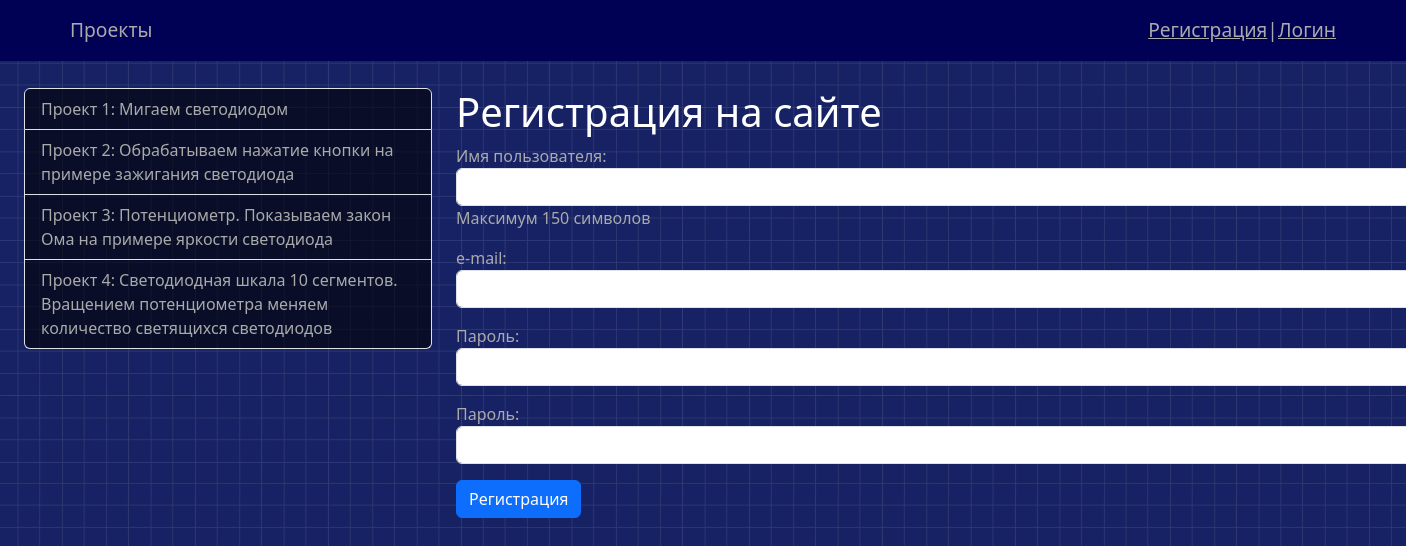
The app's page /pro/register with its own data.
### Projects/models.py (models this page shows)
class Projects(models.Model):
    title = models.CharField(max_length=150, verbose_name='Название')                      # название проекта
    content = models.TextField(blank=True, verbose_name='Текст')                            # содержание проекта
    created_at = models.DateTimeField(auto_now_add=True, verbose_name='Время создания')     # время создания проекта
    updated_at = models.DateTimeField(auto_now=True, verbose_name='Время изменения')        # время изменения проекта
    photo = models.ImageField(upload_to='media/%Y/%m/%d', verbose_name='Медиа')
    is_published = models.BooleanField(default=True, verbose_name='Публикация')
    def get_absolute_url(self):
        return reverse_lazy('View_Pro', kwargs={'pk': self.pk})
    class Meta:
        verbose_name = 'Проект'
        verbose_name_plural = 'Проекты'
        ordering = ['created_at']      # сортировка по времени создания created_at (-created_at - обратный порядок)

### Projects/views.py (the view)
# urls.py: path('pro/register',    register,           name='Register'),
def register(request):
    if request.method == 'POST':
        form = UserRegisterForm(request.POST)
        if form.is_valid():
            form.save()
            messages.success(request, 'Регистрация прошла успешно')
            user = form.save()
            login(request, user)
        else:
            messages.error(request, 'Ошибка регистрации')
    else:
        form = UserRegisterForm()
    return render(request, 'Projects/register.html', {'form': form})

### Projects/forms.py
class UserRegisterForm(UserCreationForm):
    username = forms.CharField(label='Имя пользователя', help_text='Максимум 150 символов',
                               widget=forms.TextInput(attrs={'class': 'form-control'}))
    password1 = forms.CharField(label='Пароль', widget=forms.PasswordInput(attrs={'class': 'form-control'}))
    password2 = forms.CharField(label='Пароль', widget=forms.PasswordInput(attrs={'class': 'form-control'}))
    email = forms.EmailField(label='e-mail', widget=forms.EmailInput(attrs={'class': 'form-control'}))
    class Meta:
        model = User
        fields = ('username', 'email', 'password1', 'password2')

### Projects/templatetags/human_tags.py (called while the page is built)
@register.simple_tag(name='get_list_pro')   # обращается файл templatetags/ink/_sidebar.html - боковой список -->
def get_projects():
    return Projects.objects.all()

### Projects/templates/Projects/register.html (shortened to what this page needs)
{% extends 'base.html' %}
{% block sidebar %}
{% include 'inc/_sidebar.html' %}
{% endblock %}
{% block content %}
    <h1>Регистрация на сайте</h1>
    <form method="post" style="width: 1000px">
        {{ form.as_p }}
        <button type="submit" class="btn btn-primary btn-block">Регистрация</button>
    </form>
{% endblock %}

### templates/inc/_sidebar.html (shortened to what this page needs)
{% load human_tags %}
{% get_list_pro as projects %}
<div class="list-group">
    {% for pro in projects %}
    <a href="{{ pro.get_absolute_url }}" class="list-group-item list-group-item-action">{{ pro.title }}
        </a>
    {% endfor %}
</div>

### ForumRadio/static/css/style.css (style rules this page uses)
.list-group-item-action, .card { --bs-bg-opacity: 0; background-color: #0009 !important; }
.navbar-brand, .nav-link, .navbar-text, a, .card-header, .madia-body { color: #aaa !important; }
p { color: #aaa !important; }
#body-pro { color: #fff; background-image: url(images/pro-fon.jpg); background-size: 100%; background-attachment: fixed; }

### records on screen
Projects: title "Проект 1: Мигаем светодиодом"
Projects: title "Проект 2: Обрабатываем нажатие кнопки на примере зажигания светодиода"
Projects: title "Проект 3: Потенциометр. Показываем закон Ома на примере яркости светодиода"
Projects: title "Проект 4: Светодиодная шкала 10 сегментов. Вращением потенциометра меняем количество светящихся светодиодов"
